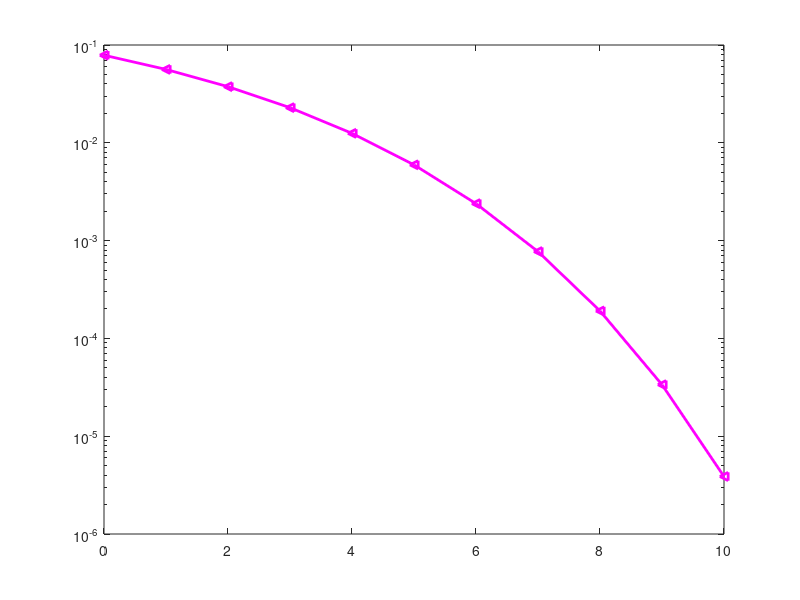

This chart was generated by the following MATLAB code:
close all;clear all;clc;

SNRdB = 0:1:10 ;
SNR=10.^(SNRdB/10);

BER = 0.5 * erfc(sqrt(SNR));

semilogy (SNRdB, BER,'m-<', 'linewidth' ,2.0);

